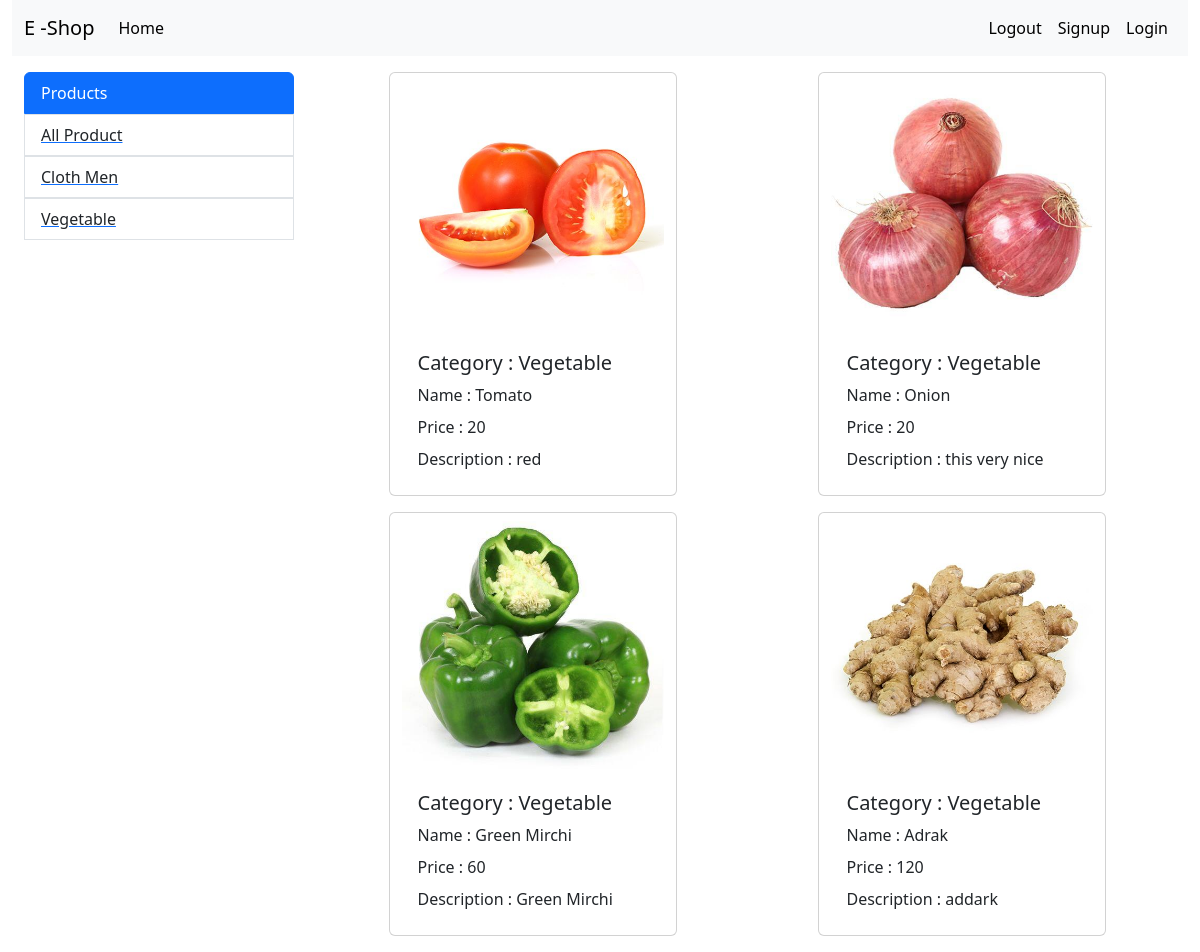
The app's page /?categoryid=5 with its own data.
### store/models/category.py (models this page shows)
class Category(models.Model):
	name = models.CharField(max_length=20)
	def __str__(self):
		return self.name

### store/models/product.py (models this page shows)
class Product(models.Model):
    name = models.CharField(max_length=50)
    price = models.IntegerField(default=0)
    category = models.ForeignKey(Category, on_delete=models.CASCADE, default=1)
    description = models.CharField(max_length=200, default='' , null=True , blank=True)
    image = models.ImageField(upload_to='uploads/products/')

### store/views/home.py (the view)
# urls.py: path('', home.index, name='homepage'),
def index(request):
	productdata = None
	categoryID = request.GET.get('categoryid')
	if categoryID:
		productdata = Product.objects.filter(category=categoryID)
	else:
		productdata = Product.objects.all()
	categorydata = Category.objects.all()
	data = {'product': productdata,'category':categorydata}
	return render(request, 'index.html', data)

### store/templates/index.html
 {% extends 'base.html' %}
	{% block content %}
	<div class="container-fluid mt-3">
      <div class="row mx-auto" >
        <div class="col-lg-3 mx-auto">
          <ul class="list-group">
            <li class="list-group-item active" aria-current="true">Products</li>
			<a href="/">
				<li class="list-group-item">All Product </li>
			  </a>
            {% for ele1 in category %}
			<a href="/?categoryid={{ele1.id}}">
              <li class="list-group-item">{{ele1.name}}</li>
			</a>
            {% endfor %}
          </ul>
        </div>
        <div class="col-lg-9 mx-auto ">
          <div class="row mx-auto ">
            {% for ele in product %}
				<div class="card mx-auto mb-3" style="width: 18rem">
				<img src="{{ele.image.url}}" />
				<div class="card-body">
					<h5 class="card-title">Category : {{ ele.category }}</h5>
					<p class="card-title">Name : {{ ele.name }}</p>
					<p class="card-title">Price : {{ ele.price }}</p>
					<p class="card-title">Description : {{ ele.description }}</p>
				</div>
				</div>
            {% endfor %}
          </div>
        </div>
      </div>
    </div>
	{% endblock %}

### records on screen
Category: name "Cloth Men"
Category: name "Vegetable"
Product: image (picture), category "Vegetable", name "Tomato", price "20", description "red"
Product: image (picture), category "Vegetable", name "Onion", price "20", description "this very nice"
Product: image (picture), category "Vegetable", name "Green Mirchi", price "60", description "Green Mirchi"
Product: image (picture), category "Vegetable", name "Adrak", price "120", description "addark"
